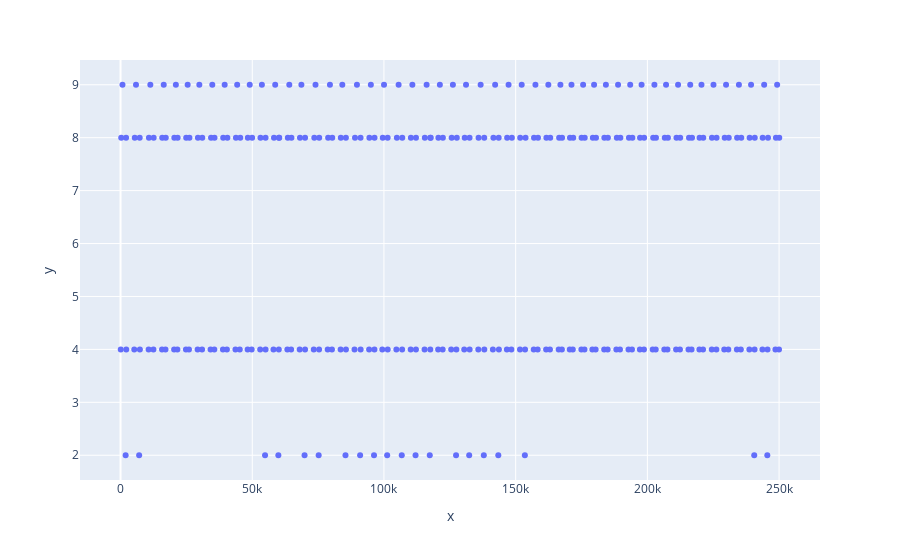

Write notebook code for a chart like this one.
### Code cell
# peak... at the ET event scatter plot.. event time stamp by DIN index
fig=px.scatter(x=et_events['index'], y=et_events['DIN_diff'])
fig.show()

### Figure 1 — Plotly figure (JSON) as saved in the notebook; plotly's stock layout.template omitted (floating-point values rounded to 4 significant figures; data arrays with more than 128 entries replaced by an {"elided": "..."} marker saying what was removed)
{"data": [{"hovertemplate": "x=%{x}<br>y=%{y}<extra></extra>", "legendgroup": "", "marker": {"color": "#636efa", "symbol": "circle"}, "mode": "markers", "name": "", "orientation": "v", "showlegend": false, "type": "scatter", "x": {"elided": "282 int values"}, "xaxis": "x", "y": {"elided": "282 int values"}, "yaxis": "y"}], "layout": {"legend": {"tracegroupgap": 0}, "margin": {"t": 60}, "xaxis": {"anchor": "y", "domain": [0, 1], "title": {"text": "x"}}, "yaxis": {"anchor": "x", "domain": [0, 1], "title": {"text": "y"}}}}
